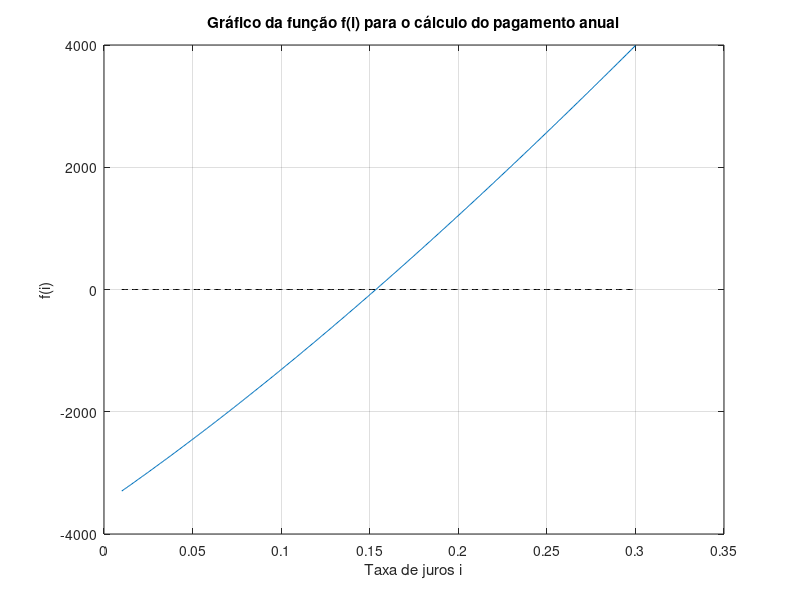

MATLAB code to generate this figure:
function plot_taxa_juros()
    % Parâmetros iniciais
    P = 35000;  % Valor do veículo
    A = 8500;   % Pagamento anual
    n = 7;      % Número de anos

    % Função para o cálculo do pagamento anual A
    f = @(i) P * i * (1 + i)^n / ((1 + i)^n - 1) - A;

    % Valores de i (taxa de juros) para plotagem
    i_values = linspace(0.01, 0.3, 400);
    f_values = arrayfun(f, i_values);

    % Criando o gráfico
    figure;
    plot(i_values, f_values);
    title('Gráfico da função f(i) para o cálculo do pagamento anual');
    xlabel('Taxa de juros i');
    ylabel('f(i)');
    grid on;
    hold on;
    % Linha y = 0 para referência
    plot(i_values, zeros(size(i_values)), '--k');
    hold off;
end
